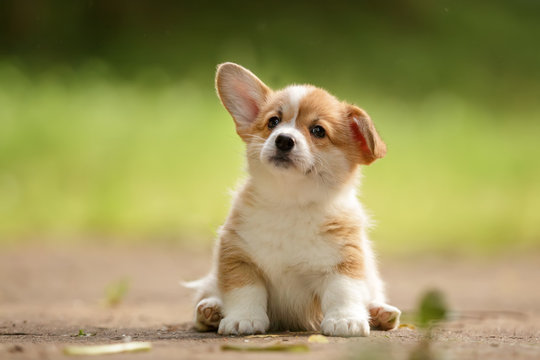
#> input picture dog.jpg, 540 x 360 px, found by its file name
$ jupyter execute Image_data_preprocessing.ipynb   (shell and % lines are left out)
#> lines starting #> are read from the running program, lines starting #| are printed output that depends on the picture
1. Reading an image file and converting it to a numpy array
2. Resizing an image
3. RGB to GrayScale conversion

[cell 1]
#getting an image using web get
# reading an image file and converting it to numpy array
#wget => (web get)to get any file from web using this command

**Libraries for Image Processing** pre-installed in Colab
1. matplotlib.image
2. Pillow
3. OpenCV (cv2) CV->Computer Vision

[cell 2]
#importing image module from matplotlib library
import matplotlib.image as mpimg
import matplotlib.pyplot as plt

[cell 3]
#loading an image through matplotlib.image module
img=mpimg.imread('/content/dog.jpg')
#> img is the input picture: shape (360, 540, 3); mean R, G, B 153.5, 147.1, 89.2

[cell 4]
type(img)

[cell 5]
#first value(360) is height , next value (540) is width and last value (3) is color channel 3 indicates coloured image(RGB)
print(img.shape)
#| (360, 540, 3)

[cell 6]
#converting img into numpy array three  matrices[red intensity,green intensity and blue intensity)]
print(img)
#> (printed output is left out)

[cell 7]
#Displaying image from numpy array i.e converting numpy array into image
img_plot=plt.imshow(img)
plt.show()

**Resizing the image using Pillow library**

[cell 8]
#Before feeding to NN, all images must be in common dimension
from PIL import Image

[cell 9]
#resize image
img=Image.open('/content/dog.jpg')
img_resized=img.resize((200,200))
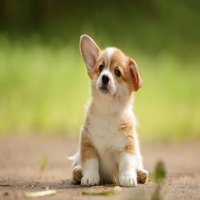
#> img_resized: PIL image 200x200 RGB; mean R, G, B 153.5, 147.1, 89.2

[cell 10]
#save the resixed image
img_resized.save('/content/dog_image_resized.jpg')

[cell 11]
#displaying image from numpy array (to see dimensions of image)
img_res=mpimg.imread('/content/dog_image_resized.jpg')
img_res_plot=plt.imshow(img_res)
plt.show()

[cell 12]
#to check shape or size of image
print(img_res.shape)
#| (200, 200, 3)

**Convert RGB images to Gray Scale Image using OpenCV**

[cell 13]
#Importing opencv library (CV: Computer Vision)
import cv2

[cell 14]
img=cv2.imread('/content/dog.jpg')

[cell 15]
type(img)

[cell 16]
img.shape
#> Out = (360, 540, 3)

[cell 17]
grayscale_img=cv2.cvtColor(img,cv2.COLOR_RGB2GRAY)
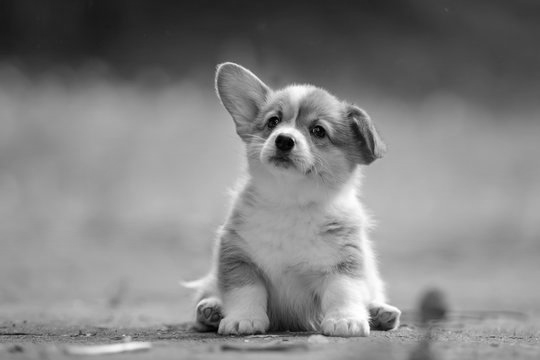
#> grayscale_img: shape (360, 540); min 0, max 255, mean 130.5

[cell 18]
type(grayscale_img)

[cell 19]
grayscale_img.shape  #(so channel 3 is missing as there is only 1 channel for grayscale image)
#> Out = (360, 540)

[cell 20]
#to display image from numpy array
#cv2.imshow() will display image(spyder, pycharm) but not allowed in colab

from google.colab.patches import cv2_imshow

[cell 21]
#displaying grayscale image
cv2_imshow(grayscale_img)

[cell 22]
# To save grayscale image using opencv
cv2.imwrite('/content/grayscale_dog_image.jpg',grayscale_img)
#> Out = True
